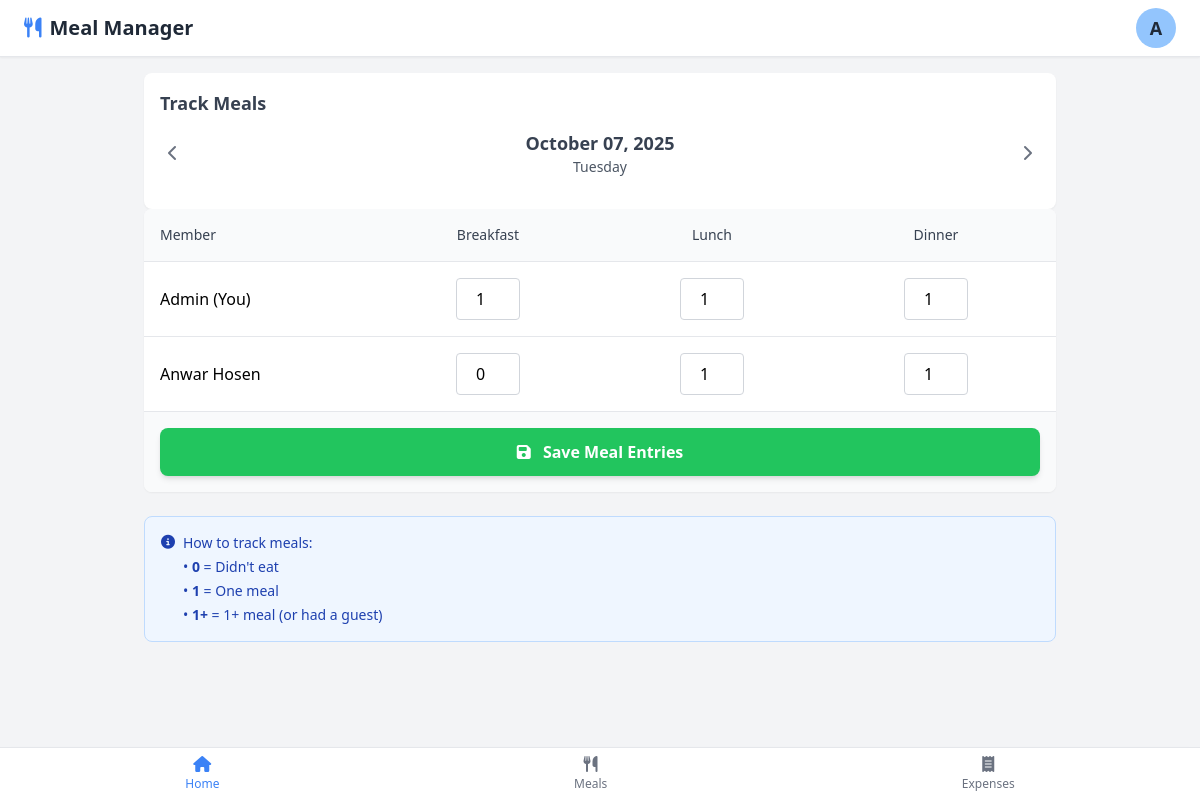
Screenshot of /track-meals/ (signed in) with the database file from the repository.
### app/models.py (models this page shows, shortened)
class GroupMember(models.Model):
    ROLE_CHOICES = [
        ('admin', 'Admin'),
        ('member', 'Member'),
    ]
    user = models.OneToOneField(User, on_delete=models.CASCADE, related_name='group_membership')
    group = models.ForeignKey(Group, on_delete=models.CASCADE, related_name='members')
    role = models.CharField(max_length=10, choices=ROLE_CHOICES, default='member')
    joined_at = models.DateTimeField(auto_now_add=True)

### app/utils.py (the view)
    def wrapper(request, *args, **kwargs):
        if not hasattr(request.user, 'group_membership'):
            return redirect('setup-group')
        return view_func(request, *args, **kwargs)

### app/utils.py (called while the page is built)
def group_required(view_func):
    def wrapper(request, *args, **kwargs):
        if not hasattr(request.user, 'group_membership'):
            return redirect('setup-group')
        return view_func(request, *args, **kwargs)
    return wrapper

### app/views/main.py (called while the page is built)
@login_required
@group_required
def track_meals(request):
    user = request.user
    group = user.group_membership.group
    meal_date = datetime.now().date()
    if request.method == 'POST':
        handle_add_update_meals(request, group)
    members_list = group.members.all().select_related('user')
    for mem_idx in range(len(members_list)):
        user = members_list[mem_idx].user
        meal = user.meal_entries.filter(date=meal_date).first()
        members_list[mem_idx].breakfast = meal.breakfast if meal else 0
        members_list[mem_idx].lunch = meal.lunch if meal else 0
        members_list[mem_idx].dinner = meal.dinner if meal else 0
    group.members_list = members_list
    context = {
        'group': group,
        'meal_date': meal_date,
    }
    return render(request, 'home/track_meals.html', context)

### templates/home/track_meals.html (shortened to what this page needs)
{% extends "base.html" %}
{% block content %}
<main class="p-4 pb-20 md:px-36">
    <div class="bg-white rounded-lg shadow-sm p-4">
        <div class="flex justify-between items-start mb-3">
            <h2 class="text-lg font-bold text-gray-700">Track Meals</h2>
        </div>
        <div class="flex justify-between items-center mb-4">
            <a href="?date=" class="text-gray-500 hover:text-gray-700 p-2">
                <i class="fas fa-chevron-left"></i>
            </a>
            <div class="text-center flex-1">
                <h2 class="text-lg font-semibold text-gray-700">{{ meal_date|date:"F d, Y" }}</h2>
                <p class="text-sm text-gray-600">{{ meal_date|date:"l" }}</p>
            </div>
            <a href="?date=" class="text-gray-500 hover:text-gray-700 p-2">
                <i class="fas fa-chevron-right"></i>
            </a>
        </div>
    </div>
    <form action="{% url 'track-meals' %}" method="POST" class="bg-white rounded-lg shadow-sm overflow-hidden">
        <div class="grid grid-cols-4 gap-4 p-4 bg-gray-50 border-b border-gray-200 text-sm font-medium text-gray-700">
            <div>Member</div>
            <div class="text-center">Breakfast</div>
            <div class="text-center">Lunch</div>
            <div class="text-center">Dinner</div>
        </div>
        <div class="divide-y divide-gray-200">
            {% for member in group.members_list %}
            <div class="grid grid-cols-4 gap-4 p-4 items-center hover:bg-gray-50">
                <div class="flex items-center">
                    <span class="font-medium">
                        {{ member.user.first_name }}
                        {% if member.user == user %}
                            (You)
                        {% endif %}
                    </span>
                </div>
                <div class="text-center">
                    <input type="number" name="member_{{ member.pk }}_breakfast" min="0" max="3" value="{{ member.breakfast }}"
                            class="w-16 border border-gray-300 rounded p-2 text-center focus:ring-2 focus:ring-blue-500 focus:border-blue-500">
                </div>
                <div class="text-center">
                    <input type="number" name="member_{{ member.pk }}_lunch" min="0" max="3" value="{{ member.lunch }}"
                            class="w-16 border border-gray-300 rounded p-2 text-center focus:ring-2 focus:ring-blue-500 focus:border-blue-500">
                </div>
                <div class="text-center">
                    <input type="number" name="member_{{ member.pk }}_dinner" min="0" max="3" value="{{ member.dinner }}"
                            class="w-16 border border-gray-300 rounded p-2 text-center focus:ring-2 focus:ring-blue-500 focus:border-blue-500">
                </div>
            </div>
            {% endfor %}
        </div>
        <div class="p-4 bg-gray-50 border-t border-gray-200">
            <button type="submit" class="w-full bg-green-500 text-white py-3 rounded-lg font-semibold hover:bg-green-600 transition shadow-md">
                <i class="fas fa-save mr-2"></i> Save Meal Entries
            </button>
        </div>
    </form>
    <div class="mt-6 bg-blue-50 rounded-lg p-4 border border-blue-200">
        <div class="flex items-start text-sm text-blue-800">
            <i class="fas fa-info-circle mt-0.5 mr-2"></i>
            <div>
                <p class="font-medium">How to track meals:</p>
                <ul class="mt-1 space-y-1">
                    <li>• <strong>0</strong> = Didn't eat</li>
                    <li>• <strong>1</strong> = One meal</li>
                    <li>• <strong>1+</strong> = 1+ meal (or had a guest)</li>
                </ul>
            </div>
        </div>
    </div>
</main>
{% endblock content %}

### templates/base.html (shortened to what this page needs)
{% load static %}
<!DOCTYPE html>
<html lang="en">
<head>
    <script src="https://cdn.tailwindcss.com"></script>
    <link rel="stylesheet" href="https://cdnjs.cloudflare.com/ajax/libs/font-awesome/6.5.1/css/all.min.css">
</head>
<body class="bg-gray-100 min-h-screen">
    {% if user.is_authenticated %}
    <header class="bg-white shadow-sm border-b border-gray-200 p-2">
        <div class="flex justify-between items-center px-4">
            <div>
                <h1 class="text-xl font-bold text-gray-800">
                    <i class="fas fa-utensils text-blue-500 mr-2"></i>Meal Manager
                </h1>
            </div>
            <div class="relative">
                <button id="userMenuButton" class="w-10 h-10 rounded-full bg-blue-300 flex items-center justify-center hover:bg-blue-200 transition">
                    <span class="text-lg font-bold text-gray-800">{{ user.first_name.0|upper }}</span>
                </button>
            </div>
        </div>
    </header>
    {% endif %}
    {% block content %}{% endblock content %}
    {% if user.is_authenticated %}
    <nav class="fixed bottom-0 left-0 right-0 bg-white border-t border-gray-200 px-2 shadow-lg">
        <div class="flex justify-around">
            <a href="{% url 'home' %}" class="flex flex-col items-center p-2 rounded-lg text-blue-500">
                <i class="fas fa-home mb-1"></i>
                <span class="text-xs">Home</span>
            </a>
            <a href="{% url 'track-meals' %}" class="flex flex-col items-center p-2 rounded-lg text-gray-500 hover:text-blue-500">
                <i class="fas fa-utensils mb-1"></i>
                <span class="text-xs">Meals</span>
            </a>
            <a href="expenses.html" class="flex flex-col items-center p-2 rounded-lg text-gray-500 hover:text-blue-500">
                <i class="fas fa-receipt mb-1"></i>
                <span class="text-xs">Expenses</span>
            </a>
        </div>
    </nav>
    {% endif %}
</body>
</html>

### rows the page displays
GroupMember: user.first_name "Admin", shows "(You)", breakfast "1", lunch "1", dinner "1"
GroupMember: user.first_name "Anwar Hosen", breakfast "0", lunch "1", dinner "1"

### other values shown
{{ user.first_name.0|upper }} "A"
